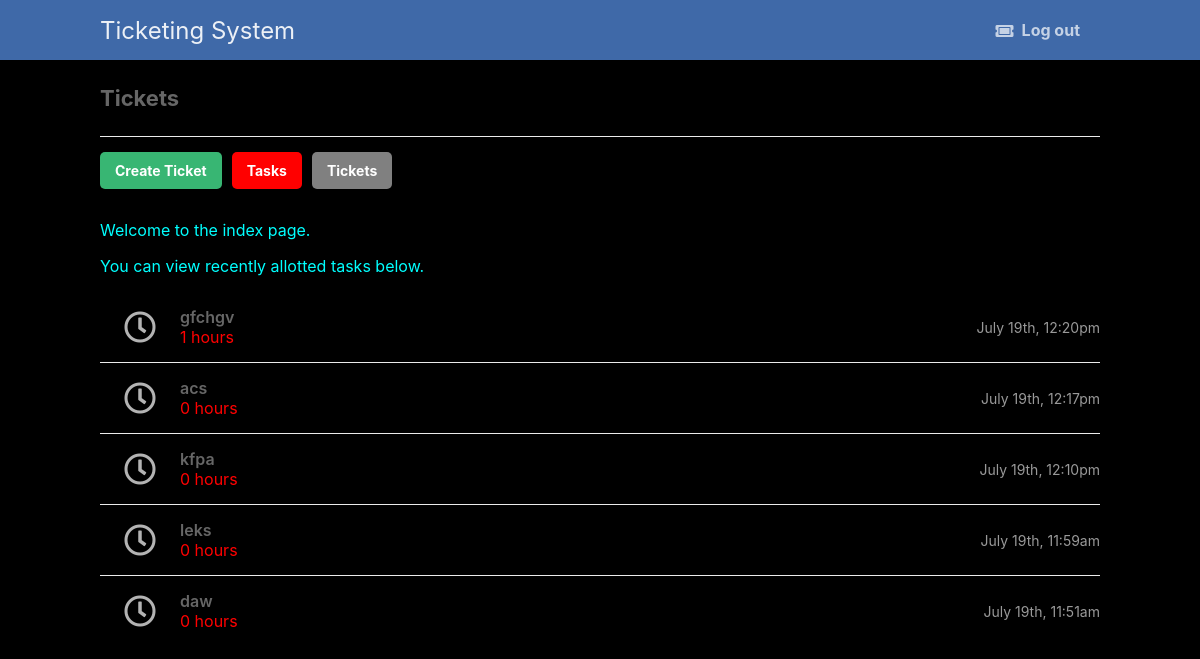
The app's page /home.php with its own data.
### tables this page shows
CREATE TABLE `tickets` (
  `id` int(11) NOT NULL,
  `title` varchar(255) NOT NULL,
  `name` text NOT NULL,
  `msg` text NOT NULL,
  `priority` int(255) NOT NULL,
  `file_name` varchar(255) NOT NULL,
  `email` varchar(255) NOT NULL,
  `assigned_by` varchar(255) NOT NULL,
  `created` datetime NOT NULL DEFAULT current_timestamp(),
  `status` enum('open','closed','resolved','reopened') NOT NULL DEFAULT 'open'
);

### home.php (the view, shortened to what this page needs)
<?php
include 'functions.php';
$conn = connect_mysql();
$query = 'SELECT * FROM tickets ORDER BY created DESC';
$result = mysqli_query($conn, $query);
$tickets = mysqli_fetch_all($result, MYSQLI_ASSOC);
?>
<?=template_header('Tickets')?>
<div class="content home">
	<body style="background-color:#000000; color: #00FFFF;">
		<h2>Tickets</h2>
		<div class="btns">
			<a href="create.php" class="btn">Create Ticket</a>
			<a href="tasks.php" class="btn" style="background-color: red;">Tasks</a>
			<a href="tickets.php" class="btn" style="background-color: grey;">Tickets</a>
		</div>
		<p>Welcome to the index page.</p>
		<p> You can view recently allotted tasks below.</p>
		<?php $int=0?>
		<div class="tickets-list">
			<?php foreach ($tickets as $ticket): ?>
			<?php if($_SESSION["email"]==$ticket["email"]):
				$int= $int +1;
				if($int >5):
				break;
				endif;
			?>
			<a href="view.php?id=<?=$ticket['id']?>" class="ticket">
				<span class="con">
					<?php if ($ticket['status'] == 'open'): ?>
					<i class="far fa-clock fa-2x"></i>
					<?php elseif ($ticket['status'] == 'resolved'): ?>
					<i class="fas fa-check fa-2x"></i>
					<?php elseif ($ticket['status'] == 'closed'): ?>
					<i class="fas fa-times fa-2x"></i>
					<?php endif; ?>
				</span>
				<span class="con">
					<span class="title"><?=htmlspecialchars($ticket['title'], ENT_QUOTES)?></span>
					<span class="int" style="color:red"><?=htmlspecialchars($ticket['priority'], ENT_QUOTES)?> hours</span>
				</span>
				<span class="con created"><?=date('F dS, G:ia', strtotime($ticket['created']))?></span>
			</a>
			<?php endif; ?>
			<?php endforeach; ?>
		</div>
	</div>
</body>
<?=template_footer()?>

### functions.php (shortened to what this page needs)
<?php
function template_header($title) {
    echo <<<EOT
    <!DOCTYPE html>
    <html>
        <head>
            <meta charset="utf-8">
            <title>$title</title>
            <link rel = "icon" href = "https://upload.wikimedia.org/wikipedia/en/thumb/6/69/IIT_Madras_Logo.svg/1200px-IIT_Madras_Logo.svg.png" type = "image/x-icon">
            <link href="style.css" rel="stylesheet" type="text/css">
            <link rel="stylesheet" href="https://use.fontawesome.com/releases/v5.7.1/css/all.css">
        </head>
        <body>
        <nav class="navtop">
            <div>
                <h1>Ticketing System</h1>
                <a href="index.php"><i class="fas fa-ticket-alt"></i>Log out</a>
            </div>
        </nav>
    EOT;
    }
    function template_footer() {
        echo <<<EOT
            </body>
            </html>
        EOT;
    }
?>

### style.css (style rules this page uses)
* { box-sizing: border-box; font-family: -apple-system, BlinkMacSystemFont, "segoe ui", roboto, oxygen, ubuntu, cantarell, "fira sans", "droid sans", "helvetica neue", Arial, sans-serif; font-size: 16px; }
body { background-color: #ffffff; margin: 0; }
.navtop { background-color: #3f69a8; height: 60px; width: 100%; border: 0; }
.navtop div { display: flex; margin: 0 auto; width: 1000px; height: 100%; }
.navtop div h1, .navtop div a { display: inline-flex; align-items: center; }
.navtop div h1 { flex: 1; font-size: 24px; padding: 0; margin: 0; color: #ecf0f6; font-weight: normal; }
.navtop div a { padding: 0 20px; text-decoration: none; color: #c5d2e5; font-weight: bold; }
.navtop div a i { padding: 2px 8px 0 0; }
.content { width: 1000px; margin: 0 auto; }
.content h2 { margin: 0; padding: 25px 0; font-size: 22px; border-bottom: 1px solid #ebebeb; color: #666666; }
.btns { display: flex; }
.btns .btn { display: inline-block; text-decoration: none; background-color: #38b673; font-weight: bold; font-size: 14px; border-radius: 5px; color: #FFFFFF; padding: 10px 15px; margin: 15px 10px 15px 0; }
.home .tickets-list { display: flex; flex-flow: column; }
.home .tickets-list .ticket { padding: 15px 0; width: 100%; border-bottom: 1px solid #ebebeb; display: flex; text-decoration: none; }
.home .tickets-list .ticket .con { display: flex; justify-content: center; flex-flow: column; }
.home .tickets-list .ticket i { text-align: center; width: 80px; color: #b3b3b3; }
.home .tickets-list .ticket .title { font-weight: 600; color: #666666; }
.home .tickets-list .ticket .created { flex-grow: 1; align-items: flex-end; color: #999999; font-size: 14px; }
.home .tickets-list .ticket:last-child { border-bottom: 0; }

### records on screen
tickets: status "open" (drawn), title "gfchgv", priority "1", created "July 19th, 12:20pm"
tickets: status "open" (drawn), title "acs", priority "0", created "July 19th, 12:17pm"
tickets: status "open" (drawn), title "kfpa", priority "0", created "July 19th, 12:10pm"
tickets: status "open" (drawn), title "leks", priority "0", created "July 19th, 11:59am"
tickets: status "open" (drawn), title "daw", priority "0", created "July 19th, 11:51am"
